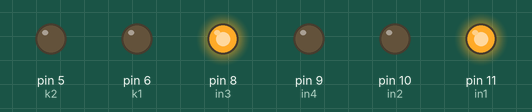
This sketch was run on a simulated Arduino Uno, built with avr-gcc and run on an emulated ATmega328P. On the bench: output pins drawn as LEDs (lit = HIGH). What the sketch prints to the serial monitor is not drawn.

Above: at 0.1 s.
Timing chart, 0 to 1.6 s (numbered marks = the images above):
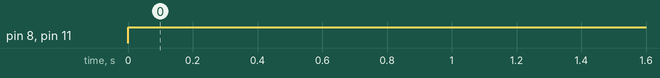

Measured:
- by itself, pin 8 (in3), pin 11 (in1): LOW → HIGH at 0.00 s

The sketch:

catd10_v1.1.ino
```cpp
/*
dc hız kontrollü sürüm
*/

const int in1=11;
const int in2=10;
const int in3=8;
const int in4=9;
const int k1=6;
const int k2=5;
void setup() {
  // put your setup code here, to run once:
  Serial.begin(9600);
  Serial.println("Sistem Açıldı.");
pinMode(in1,OUTPUT);
pinMode(in2,OUTPUT);
pinMode(in3,OUTPUT);
pinMode(in4,OUTPUT);
pinMode(k1,OUTPUT);
pinMode(k2,OUTPUT);
}

void loop() {
  // put your main code here, to run repeatedly:

 digitalWrite(in1,HIGH);
 digitalWrite(in2,LOW);
 analogWrite(k2,0);
 digitalWrite(in3,HIGH);
 digitalWrite(in4,LOW);
 analogWrite(k1,0);


}
```
